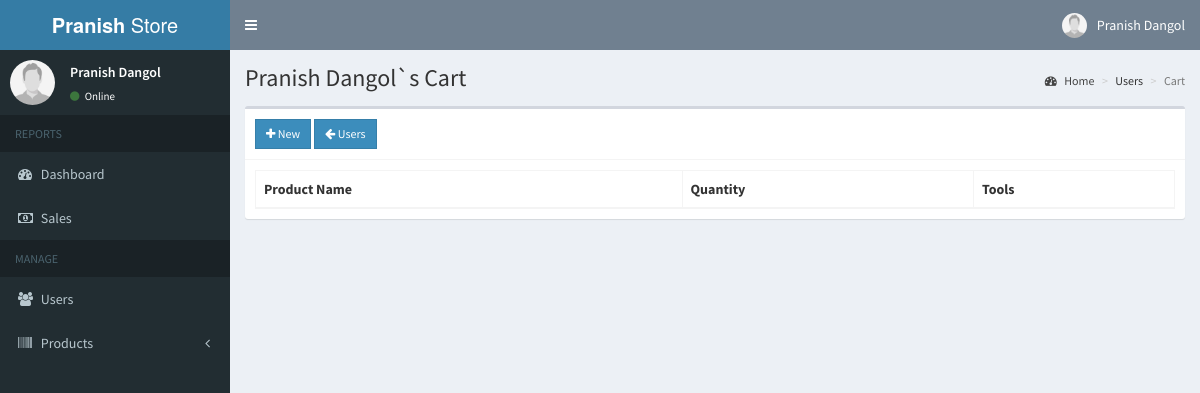
Screenshot of /admin/cart.php?user=13 (signed in) with the database file from the repository.
### tables this page shows
CREATE TABLE `users` (
  `id` int(11) NOT NULL,
  `email` varchar(200) NOT NULL,
  `password` varchar(60) NOT NULL,
  `type` int(1) NOT NULL,
  `firstname` varchar(50) NOT NULL,
  `lastname` varchar(50) NOT NULL,
  `address` text NOT NULL,
  `contact_info` varchar(100) NOT NULL,
  `photo` varchar(200) NOT NULL,
  `status` int(1) NOT NULL,
  `activate_code` varchar(15) NOT NULL,
  `reset_code` varchar(15) NOT NULL,
  `created_on` date NOT NULL
);

### admin/includes/session.php (called while the page is built, shortened)
<?php
	include '../includes/conn.php';
	$conn = $pdo->open();
	$stmt = $conn->prepare("SELECT * FROM users WHERE id=:id");
	$stmt->execute(['id'=>$_SESSION['admin']]);
	$admin = $stmt->fetch();
?>

### admin/cart.php (the view, shortened to what this page needs)
<?php include 'includes/session.php'; ?>
<?php
  if(!isset($_GET['user'])){
    header('location: users.php');
    exit();
  }
  else{
    $conn = $pdo->open();
    $stmt = $conn->prepare("SELECT * FROM users WHERE id=:id");
    $stmt->execute(['id'=>$_GET['user']]);
    $user = $stmt->fetch();
  }
?>
<?php include 'includes/header.php'; ?>
<body class="hold-transition skin-blue sidebar-mini">
<div class="wrapper">
  <?php include 'includes/navbar.php'; ?>
  <?php include 'includes/menubar.php'; ?>
  <div class="content-wrapper">
    <section class="content-header">
      <h1>
        <?php echo $user['firstname'].' '.$user['lastname'].'`s Cart' ?>
      </h1>
      <ol class="breadcrumb">
        <li><a href="#"><i class="fa fa-dashboard"></i> Home</a></li>
        <li>Users</li>
        <li class="active">Cart</li>
      </ol>
    </section>
    <section class="content">
      <div class="row">
        <div class="col-xs-12">
          <div class="box">
            <div class="box-header with-border">
              <a href="#addnew" data-toggle="modal" id="add" data-id="<?php echo $user['id']; ?>" class="btn btn-primary btn-sm btn-flat"><i class="fa fa-plus"></i> New</a>
              <a href="users.php" class="btn btn-sm btn-primary btn-flat"><i class="fa fa-arrow-left"></i> Users</a>
            </div>
            <div class="box-body">
              <table id="example1" class="table table-bordered">
                <thead>
                  <th>Product Name</th>
                  <th>Quantity</th>
                  <th>Tools</th>
                </thead>
              </table>
            </div>
          </div>
        </div>
      </div>
    </section>
  </div>
</div>
</body>
</html>

### admin/includes/navbar.php (shortened to what this page needs)
<header class="main-header">
  <a href="#" class="logo">
    <span class="logo-lg"><b>Pranish </b>Store</span>
  </a>
  <nav class="navbar navbar-static-top">
    <a href="#" class="sidebar-toggle" data-toggle="push-menu" role="button">
    </a>
    <div class="navbar-custom-menu">
      <ul class="nav navbar-nav">
        <li class="dropdown user user-menu">
          <a href="#" class="dropdown-toggle" data-toggle="dropdown">
            <img src="<?php echo (!empty($admin['photo'])) ? '../images/'.$admin['photo'] : '../images/profile.jpg'; ?>" class="user-image" alt="User Image">
            <span class="hidden-xs"><?php echo $admin['firstname'].' '.$admin['lastname']; ?></span>
          </a>
        </li>
      </ul>
    </div>
  </nav>
</header>

### admin/includes/menubar.php (shortened to what this page needs)
<aside class="main-sidebar">
  <section class="sidebar">
    <div class="user-panel">
      <div class="pull-left image">
        <img src="<?php echo (!empty($admin['photo'])) ? '../images/'.$admin['photo'] : '../images/profile.jpg'; ?>" class="img-circle" alt="User Image">
      </div>
      <div class="pull-left info">
        <p><?php echo $admin['firstname'].' '.$admin['lastname']; ?></p>
        <a><i class="fa fa-circle text-success"></i> Online</a>
      </div>
    </div>
    <ul class="sidebar-menu" data-widget="tree">
      <li class="header">REPORTS</li>
      <li><a href="home.php"><i class="fa fa-dashboard"></i> <span>Dashboard</span></a></li>
      <li><a href="sales.php"><i class="fa fa-money"></i> <span>Sales</span></a></li>
      <li class="header">MANAGE</li>
      <li><a href="users.php"><i class="fa fa-users"></i> <span>Users</span></a></li>
      <li class="treeview">
        <a href="#">
          <i class="fa fa-barcode"></i>
          <span>Products</span>
          <span class="pull-right-container">
            <i class="fa fa-angle-left pull-right"></i>
          </span>
        </a>
      </li>
    </ul>
  </section>
</aside>

### rows the page displays
users: photo (placeholder picture), firstname "Pranish", lastname "Dangol"
users: firstname "Pranish", lastname "Dangol"
